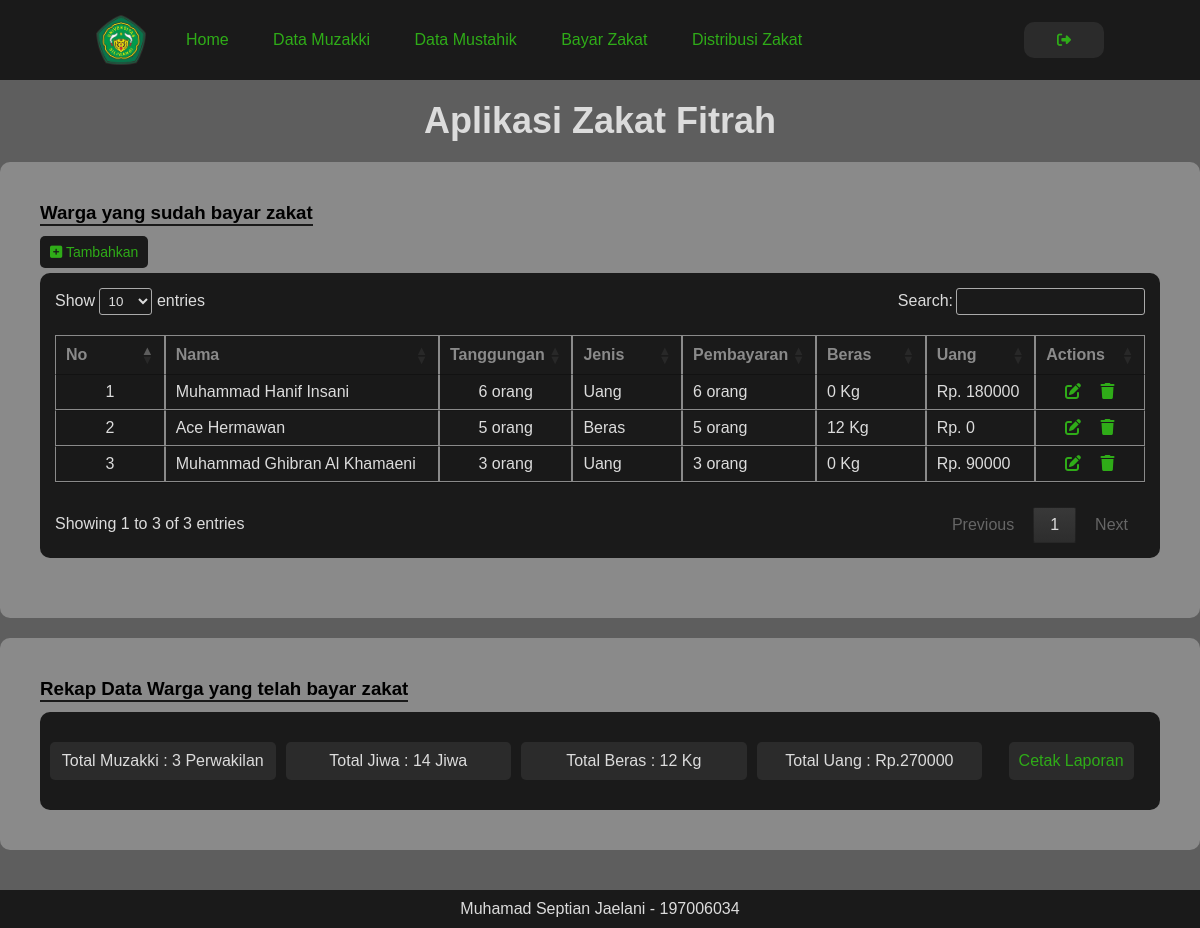
The app's page /pages/bayar-zakat.php (signed in) with its own data.
### tables this page shows
CREATE TABLE `bayarzakat` (
  `id_zakat` int(11) NOT NULL,
  `nama_muzakki` varchar(255) DEFAULT NULL,
  `jumlah_tanggungan` int(255) DEFAULT NULL,
  `jenis_bayar` varchar(10) DEFAULT NULL,
  `jumlah_tanggunganyangdibayar` int(255) DEFAULT NULL,
  `bayar_beras` float(25,0) DEFAULT NULL,
  `bayar_uang` float(25,0) DEFAULT NULL
);

### pages/bayar-zakat.php (the view, shortened to what this page needs)
<?php
require "../header.php";
require "../includes/dbh.inc.php";
$no = 1;
$query_bayar_zakat = mysqli_query($conn,"select * from bayarzakat");
$query_report = mysqli_query(
        $conn,
        "SELECT
                    COUNT(nama_muzakki) AS 'Total Muzakki',
                    SUM(jumlah_tanggunganyangdibayar) AS 'Total Jiwa',
                    SUM(bayar_beras) AS 'Total Beras',
                    SUM(bayar_uang) AS 'Total Uang'
                FROM bayarzakat"
)
?>
<main>
    <div class="wrapper-main">
        <h1 class="main-title">Aplikasi Zakat Fitrah</h1>
        <section class="section-default">
            <h3 class="page-label">Warga yang sudah bayar zakat</h3>
            <div class="button-box">
                <div class="add-button">
                    <a href="../includes/bayar-zakat/add-bayar-zakat/add-bayar-zakat.php">
                        <i class="fas fa-plus-square"></i>
                        Tambahkan
                    </a>
                </div>
            </div>
            <div class="box-table">
                <table id="table-data" class="display">
                    <thead>
                    <tr>
                        <th class="table-small-width">No</th>
                        <th class="table-wide-width">Nama</th>
                        <th class="table-small-width">Tanggungan</th>
                        <th class="table-small-width">Jenis</th>
                        <th class="table-small-width">Pembayaran</th>
                        <th class="table-small-width">Beras</th>
                        <th class="table-small-width">Uang</th>
                        <th class="table-small-width">Actions</th>
                    </tr>
                    </thead>
                    <tbody>
                    <?php while($data = mysqli_fetch_array($query_bayar_zakat)) : ?>
                        <tr>
                            <td><?php echo $no++; ?></td>
                            <td class="text-left"><?php echo $data['nama_muzakki']; ?></td>
                            <td><?php echo $data['jumlah_tanggungan']; ?> orang</td>
                            <td class="text-left"><?php echo $data['jenis_bayar']; ?></td>
                            <td class="text-left"><?php echo $data['jumlah_tanggunganyangdibayar']; ?> orang</td>
                            <td class="text-left"><?php echo $data['bayar_beras']; ?> Kg</td>
                            <td class="text-left">Rp. <?php echo $data['bayar_uang']; ?></td>
                            <td>
                                <a href="../includes/edit.inc.php?idBayar=<?php echo $data['id_zakat'];?>" class="table-button">
                                    <i class="fas fa-edit"></i>
                                </a>
                                <a href="#" onclick="confirmAction('../includes/bayar-zakat/delete-bayar-zakat.inc.php?id=<?php echo $data['id_zakat']; ?>&nama=<?php echo $data['nama_muzakki']; ?>')" class="table-button">
                                    <i class="fas fa-trash"></i>
                                </a>
                            </td>
                        </tr>
                    <?php endwhile; ?>
                    </tbody>
                </table>
            </div>
        </section>
        <section class="section-default">
            <h3 class="page-label">Rekap Data Warga yang telah bayar zakat</h3>
            <div class="report-box report-bayar">
                <?php while($data = mysqli_fetch_array($query_report)) : ?>
                    <div class="report-inner-box">
                        <p>Total Muzakki : <?php echo $data["Total Muzakki"]?> Perwakilan</p>
                    </div>
                    <div class="report-inner-box">
                        <p>Total Jiwa : <?php echo $data["Total Jiwa"]?> Jiwa</p>
                    </div>
                    <div class="report-inner-box">
                        <p>Total Beras : <?php echo $data["Total Beras"]?> Kg</p>
                    </div>
                    <div class="report-inner-box">
                        <p>Total Uang : Rp.<?php echo $data["Total Uang"]?></p>
                    </div>
                <?php endwhile; ?>
                <a href="#" onclick="confirmAction('../includes/report/report-bayar-zakat.php')" class="report-button">Cetak Laporan</a>
            </div>
        </section>
    </div>
</main>
<?php
require "../footer.php";
?>

### styles/style.css (style rules this page uses)
:root { --primary: #5E5E5E; --secondary: #1A1A1A; --inner-bg: #8A8A8A; --accent: #2FAC18; --text: #dcdcdc; --danger: rgb(248, 47, 47); --success: #20c2f3; --add: #0059bf; --warning: #d7a201; }
* { margin: 0; padding: 0; box-sizing: border-box; }
body { margin: 0; width: 100%; height: 100vh; display: flex; flex-direction: column; background: var(--primary); font-family: sans-serif; }
main { margin: 20px 0; padding: 0; }
.wrapper-main { margin: 0 auto; max-width: 1200px; }
.main-title { margin: 0 auto 20px; font-size: 36px; color: var(--text); text-align: center; }
.section-default { width: 100%; margin: 0 auto 20px; padding: 40px; border-radius: 10px; background-color: var(--inner-bg); }
.page-label { width: fit-content; margin: 0 0 10px 0; border-bottom: 2px solid var(--secondary); }
.box-table { margin: 0 0 20px; width: 100%; padding: 15px; text-align: center; background-color: var(--secondary); border-radius: 10px; }
.box-table table { width: 100%; font-size: 16px; color: var(--text); }
.box-table th, .box-table td { border: 1px solid var(--inner-bg); }
.box-table thead { color: var(--inner-bg); }
.box-table .table-button { width: 100%; margin: 0 5px; text-decoration: none; color: var(--accent); transition: 0.3s; }
.box-table i { width: 20px; }
.text-left { text-align: left; }
.table-wide-width { width: 25%; }
.table-small-width { width: 10%; }
.button-box { display: flex; justify-content: space-between; align-items: center; width: 100%; margin: 5px auto; }
.add-button { display: inline-block; margin: 0; background-color: var(--secondary); border-radius: 5px; }
.add-button a { display: block; margin: 0; padding: 8px 10px; width: 100%; text-decoration: none; color: var(--accent); font-size: 14px; transition: linear 0.2s; }
.report-box { display: grid; gap: 10px; justify-content: center; align-items: center; text-align: center; width: 100%; padding: 20px 10px; background-color: var(--secondary); color: var(--text); border-radius: 10px; }
.report-bayar { grid-template-columns: 1fr 1fr 1fr 1fr 0.7fr; }
.report-inner-box { width: 100%; margin: 10px auto; padding: 10px; background-color: rgba(43,43,43,1); border-radius: 5px; }
.report-button { margin: 0 auto; width: fit-content; text-decoration: none; padding: 10px; background-color: rgba(43,43,43,1); color: var(--accent); border-radius: 5px; }

### records on screen
bayarzakat: nama_muzakki "Muhammad Hanif Insani", jumlah_tanggungan "6", jenis_bayar "Uang", jumlah_tanggunganyangdibayar "6", bayar_beras "0", bayar_uang "180000"
bayarzakat: nama_muzakki "Ace Hermawan", jumlah_tanggungan "5", jenis_bayar "Beras", jumlah_tanggunganyangdibayar "5", bayar_beras "12", bayar_uang "0"
bayarzakat: nama_muzakki "Muhammad Ghibran Al Khamaeni", jumlah_tanggungan "3", jenis_bayar "Uang", jumlah_tanggunganyangdibayar "3", bayar_beras "0", bayar_uang "90000"

### other values on screen
$data["Total Muzakki"] "3"
$data["Total Jiwa"] "14"
$data["Total Beras"] "12"
$data["Total Uang"] "270000"
